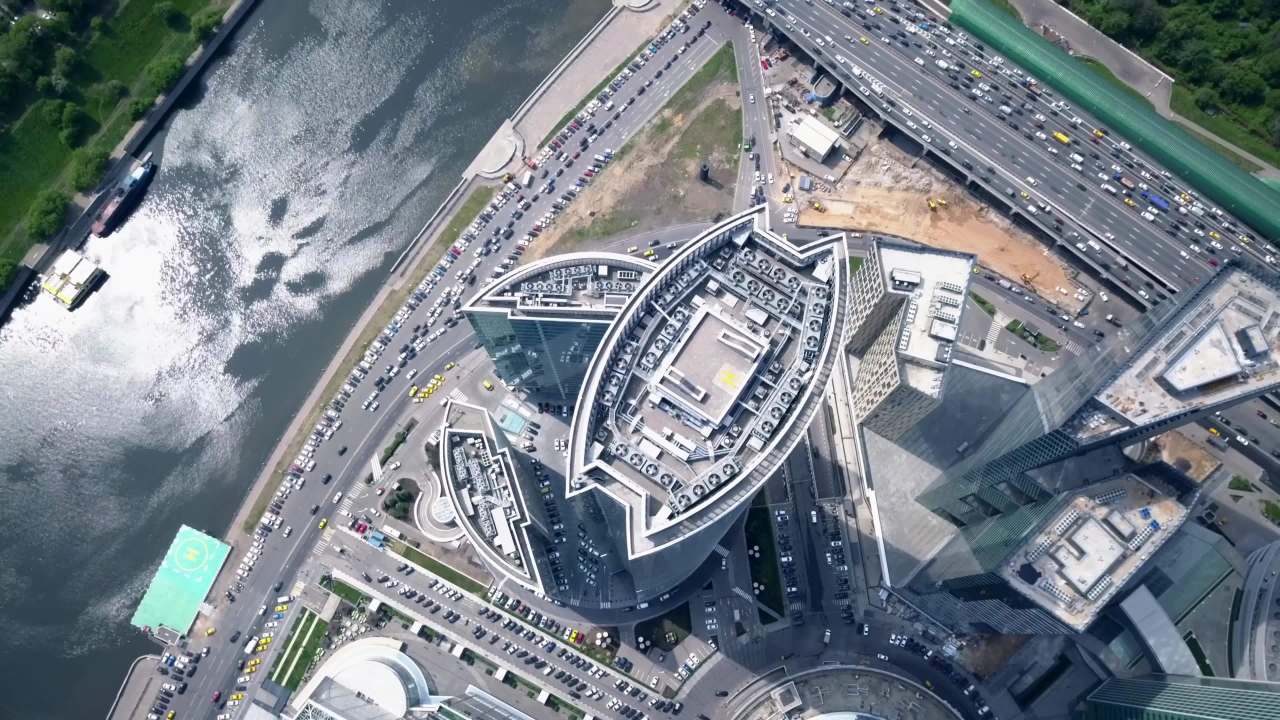
#> input picture data/postprocess/input_size_test/00010030.jpg, 3840 x 2160 px (shown at 1/3 size)
$ jupyter execute Untitled.ipynb
#> lines starting #> are read from the running program, lines starting #| are printed output that depends on the picture
[cell 1]
import cv2
import numpy as np

bbox = [2652, 81, 786, 786]

org_img = cv2.imread("00010030.jpg")
#> org_img is the input picture: shape (2160, 3840, 3); mean B, G, R 137.2, 129, 120.3

crop_img = org_img[bbox[1]:bbox[3]+bbox[1], bbox[0]:bbox[2]+bbox[0],:]
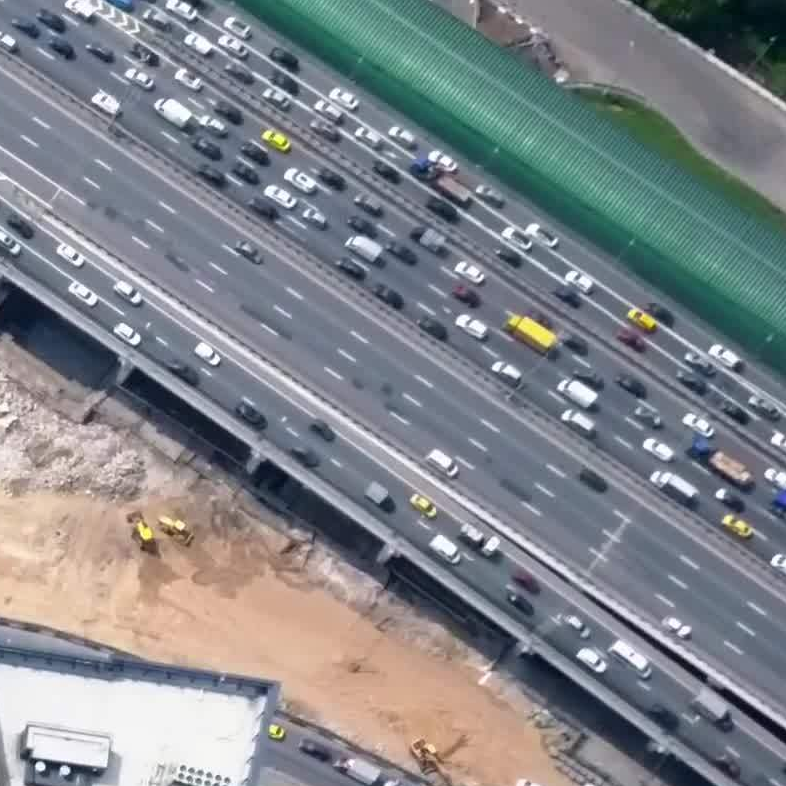
#> crop_img: shape (786, 786, 3); mean B, G, R 137.5, 132.6, 128.4

cv2.imwrite("crop.jpg", crop_img)
#> Out = True

[cell 2]
mask = np.zeros(org_img.shape)

mask[bbox[1]:bbox[3]+bbox[1], bbox[0]:bbox[2]+bbox[0], :] = 1

pad_img = mask*org_img
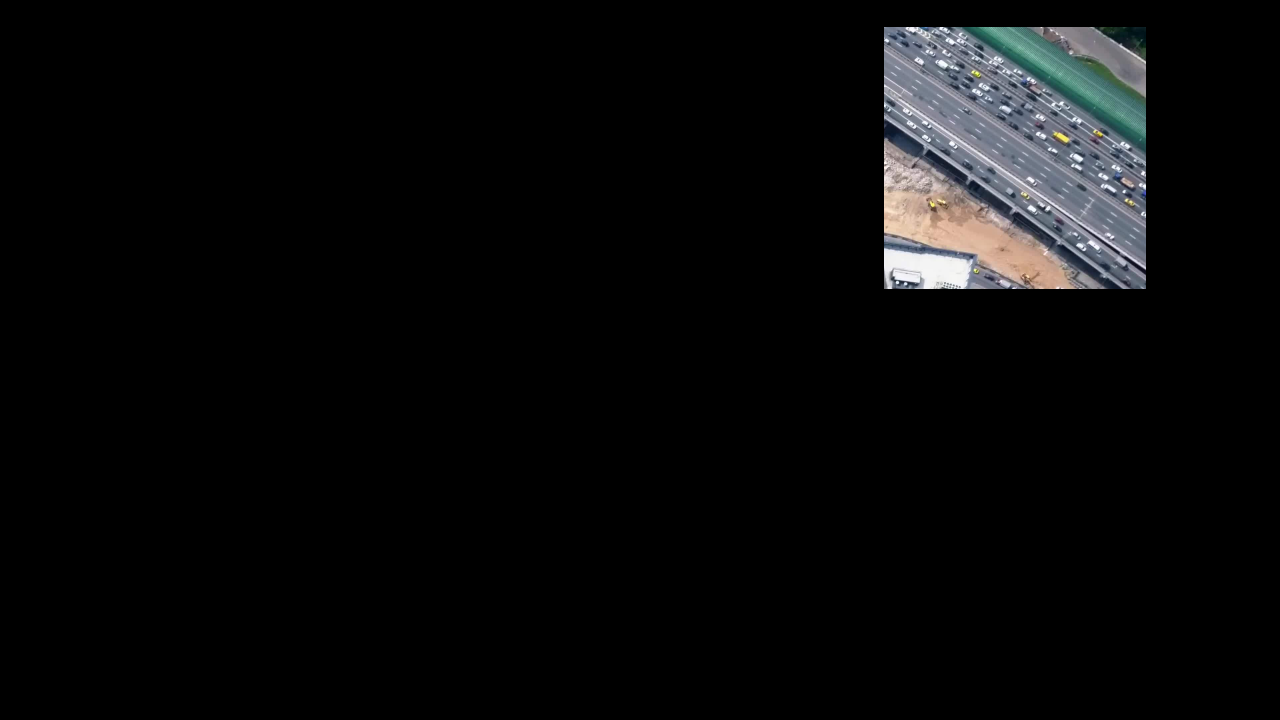
#> pad_img: shape (2160, 3840, 3) float64 (shown at 1/3 size); mean B, G, R 10.2, 9.9, 9.6

cv2.imwrite("pad.jpg", pad_img)
#> Out = True
